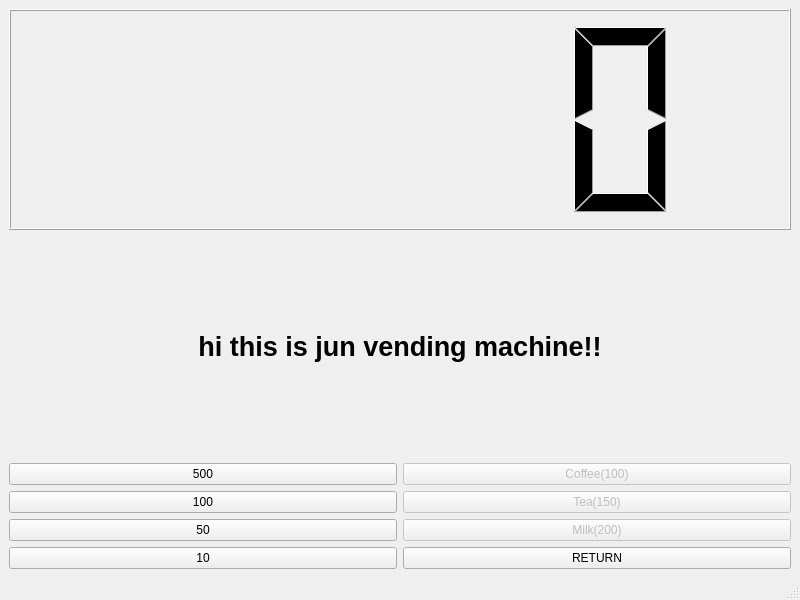
<?xml version="1.0" encoding="UTF-8"?>
<ui version="4.0">
 <class>MainWindow</class>
 <widget class="QMainWindow" name="MainWindow">
  <property name="geometry">
   <rect>
    <x>0</x>
    <y>0</y>
    <width>800</width>
    <height>600</height>
   </rect>
  </property>
  <property name="windowTitle">
   <string>MainWindow</string>
  </property>
  <widget class="QWidget" name="centralwidget">
   <layout class="QGridLayout" name="gridLayout">
    <item row="0" column="0">
     <layout class="QGridLayout" name="gridLayout_2">
      <item row="0" column="0">
       <widget class="QLCDNumber" name="lcdNumber"/>
      </item>
      <item row="2" column="0">
       <layout class="QHBoxLayout" name="horizontalLayout">
        <item>
         <layout class="QVBoxLayout" name="verticalLayout">
          <item>
           <widget class="QPushButton" name="pb500">
            <property name="text">
             <string>500</string>
            </property>
           </widget>
          </item>
          <item>
           <widget class="QPushButton" name="pb100">
            <property name="enabled">
             <bool>true</bool>
            </property>
            <property name="text">
             <string>100</string>
            </property>
           </widget>
          </item>
          <item>
           <widget class="QPushButton" name="pb50">
            <property name="text">
             <string>50</string>
            </property>
           </widget>
          </item>
          <item>
           <widget class="QPushButton" name="pb10">
            <property name="text">
             <string>10</string>
            </property>
           </widget>
          </item>
         </layout>
        </item>
        <item>
         <layout class="QVBoxLayout" name="verticalLayout_2">
          <item>
           <widget class="QPushButton" name="pbCoffee">
            <property name="enabled">
             <bool>false</bool>
            </property>
            <property name="text">
             <string>Coffee(100)</string>
            </property>
           </widget>
          </item>
          <item>
           <widget class="QPushButton" name="pbTea">
            <property name="enabled">
             <bool>false</bool>
            </property>
            <property name="text">
             <string>Tea(150)</string>
            </property>
           </widget>
          </item>
          <item>
           <widget class="QPushButton" name="pbMilk">
            <property name="enabled">
             <bool>false</bool>
            </property>
            <property name="text">
             <string>Milk(200)</string>
            </property>
           </widget>
          </item>
          <item>
           <widget class="QPushButton" name="pbReturn">
            <property name="text">
             <string>RETURN</string>
            </property>
           </widget>
          </item>
         </layout>
        </item>
       </layout>
      </item>
      <item row="1" column="0">
       <widget class="QLabel" name="label">
        <property name="minimumSize">
         <size>
          <width>0</width>
          <height>174</height>
         </size>
        </property>
        <property name="font">
         <font>
          <pointsize>20</pointsize>
          <weight>75</weight>
          <bold>true</bold>
         </font>
        </property>
        <property name="text">
         <string>hi this is jun vending machine!!</string>
        </property>
        <property name="alignment">
         <set>Qt::AlignCenter</set>
        </property>
       </widget>
      </item>
     </layout>
    </item>
   </layout>
  </widget>
  <widget class="QMenuBar" name="menubar">
   <property name="geometry">
    <rect>
     <x>0</x>
     <y>0</y>
     <width>800</width>
     <height>23</height>
    </rect>
   </property>
  </widget>
  <widget class="QStatusBar" name="statusbar"/>
 </widget>
 <resources/>
 <connections/>
</ui>
